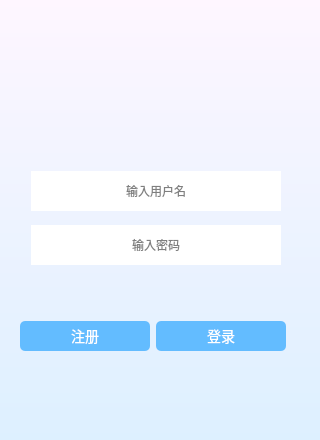
<?xml version="1.0" encoding="UTF-8"?>
<ui version="4.0">
 <class>Widget</class>
 <widget class="QWidget" name="Widget">
  <property name="enabled">
   <bool>true</bool>
  </property>
  <property name="geometry">
   <rect>
    <x>0</x>
    <y>0</y>
    <width>320</width>
    <height>440</height>
   </rect>
  </property>
  <property name="windowTitle">
   <string>Widget</string>
  </property>
  <property name="styleSheet">
   <string notr="true">#Widget {background-color: qlineargradient(x1:0, y1:0, x2:0, y2:1, stop:0 #FEF6FF, stop:1 #DDF0FF);}
</string>
  </property>
  <widget class="QWidget" name="layoutWidget">
   <property name="geometry">
    <rect>
     <x>30</x>
     <y>170</y>
     <width>252</width>
     <height>42</height>
    </rect>
   </property>
   <layout class="QHBoxLayout" name="horizontalLayout">
    <item>
     <widget class="QLineEdit" name="lineEdit_username">
      <property name="minimumSize">
       <size>
        <width>249</width>
        <height>40</height>
       </size>
      </property>
      <property name="maximumSize">
       <size>
        <width>250</width>
        <height>40</height>
       </size>
      </property>
      <property name="styleSheet">
       <string notr="true">border-style:solid;
font: 11pt &quot;微软雅黑&quot;;
border-width:0px;
</string>
      </property>
      <property name="alignment">
       <set>Qt::AlignCenter</set>
      </property>
      <property name="dragEnabled">
       <bool>false</bool>
      </property>
      <property name="placeholderText">
       <string>输入用户名</string>
      </property>
      <property name="clearButtonEnabled">
       <bool>true</bool>
      </property>
     </widget>
    </item>
   </layout>
  </widget>
  <widget class="QWidget" name="layoutWidget">
   <property name="geometry">
    <rect>
     <x>30</x>
     <y>220</y>
     <width>252</width>
     <height>51</height>
    </rect>
   </property>
   <layout class="QHBoxLayout" name="horizontalLayout_password">
    <item>
     <widget class="QLineEdit" name="lineEdit_password">
      <property name="minimumSize">
       <size>
        <width>250</width>
        <height>40</height>
       </size>
      </property>
      <property name="maximumSize">
       <size>
        <width>250</width>
        <height>40</height>
       </size>
      </property>
      <property name="styleSheet">
       <string notr="true">border-style:solid;
border-width:0px;
font: 11pt &quot;微软雅黑&quot;;</string>
      </property>
      <property name="echoMode">
       <enum>QLineEdit::Password</enum>
      </property>
      <property name="alignment">
       <set>Qt::AlignCenter</set>
      </property>
      <property name="placeholderText">
       <string>输入密码</string>
      </property>
     </widget>
    </item>
   </layout>
  </widget>
  <widget class="QWidget" name="layoutWidget">
   <property name="geometry">
    <rect>
     <x>20</x>
     <y>320</y>
     <width>268</width>
     <height>32</height>
    </rect>
   </property>
   <layout class="QHBoxLayout" name="horizontalLayout_button">
    <item>
     <widget class="QPushButton" name="pushButton_register">
      <property name="minimumSize">
       <size>
        <width>130</width>
        <height>30</height>
       </size>
      </property>
      <property name="maximumSize">
       <size>
        <width>130</width>
        <height>30</height>
       </size>
      </property>
      <property name="styleSheet">
       <string notr="true">QPushButton{
background-color: rgb(99, 188, 255);
color: rgb(255, 255, 255);
border-radius: 5px;
font-size:14px;
}
QPushButton:hover{
background-color: rgb(99, 170, 255);
color: rgb(255, 255, 255);
border-radius: 5px;

}
QPushButton:pressed{
background-color: rgb(99, 188, 255);
color: rgb(255, 255, 255);
border-radius: 5px;
padding-left:2px;
padding-top:2px;
}
</string>
      </property>
      <property name="text">
       <string>注册</string>
      </property>
     </widget>
    </item>
    <item>
     <widget class="QPushButton" name="pushButton_login">
      <property name="minimumSize">
       <size>
        <width>130</width>
        <height>30</height>
       </size>
      </property>
      <property name="maximumSize">
       <size>
        <width>130</width>
        <height>30</height>
       </size>
      </property>
      <property name="styleSheet">
       <string notr="true">QPushButton{
background-color: rgb(99, 188, 255);
color: rgb(255, 255, 255);
border-radius: 5px;
font-size:14px;
}
QPushButton:hover{
background-color: rgb(99, 170, 255);
color: rgb(255, 255, 255);
border-radius: 5px;

}
QPushButton:pressed{
background-color: rgb(99, 188, 255);
color: rgb(255, 255, 255);
border-radius: 5px;
padding-left:2px;
padding-top:2px;
}
</string>
      </property>
      <property name="text">
       <string>登录</string>
      </property>
     </widget>
    </item>
   </layout>
  </widget>
  <widget class="QLabel" name="label_avatar">
   <property name="geometry">
    <rect>
     <x>120</x>
     <y>40</y>
     <width>61</width>
     <height>71</height>
    </rect>
   </property>
   <property name="styleSheet">
    <string notr="true"/>
   </property>
   <property name="text">
    <string/>
   </property>
  </widget>
 </widget>
 <resources/>
 <connections/>
</ui>
